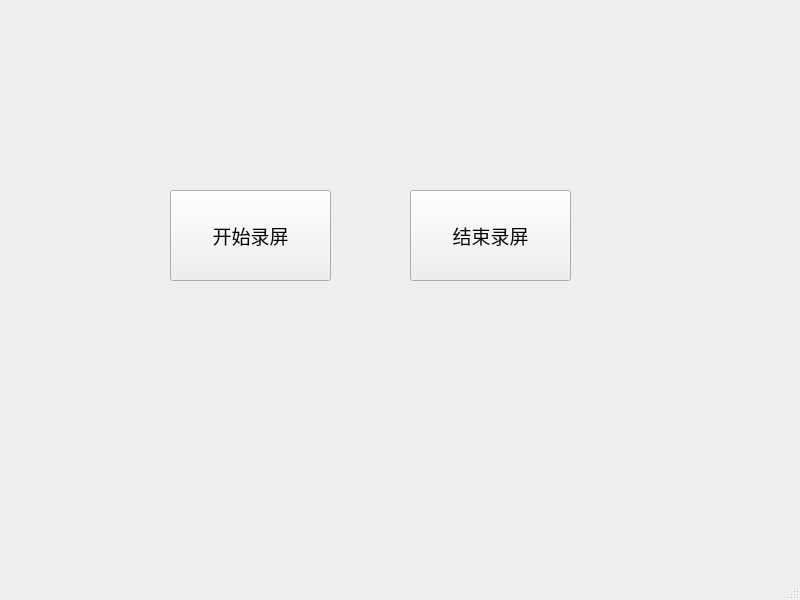
<?xml version="1.0" encoding="UTF-8"?>
<ui version="4.0">
 <class>MainWindow</class>
 <widget class="QMainWindow" name="MainWindow">
  <property name="geometry">
   <rect>
    <x>0</x>
    <y>0</y>
    <width>800</width>
    <height>600</height>
   </rect>
  </property>
  <property name="windowTitle">
   <string>MainWindow</string>
  </property>
  <widget class="QWidget" name="centralwidget">
   <widget class="QPushButton" name="pushButton_start">
    <property name="geometry">
     <rect>
      <x>170</x>
      <y>190</y>
      <width>161</width>
      <height>91</height>
     </rect>
    </property>
    <property name="font">
     <font>
      <family>Adobe Devanagari</family>
      <pointsize>14</pointsize>
     </font>
    </property>
    <property name="text">
     <string>开始录屏</string>
    </property>
   </widget>
   <widget class="QPushButton" name="pushButton_stop">
    <property name="geometry">
     <rect>
      <x>410</x>
      <y>190</y>
      <width>161</width>
      <height>91</height>
     </rect>
    </property>
    <property name="font">
     <font>
      <family>Adobe Devanagari</family>
      <pointsize>14</pointsize>
     </font>
    </property>
    <property name="text">
     <string>结束录屏</string>
    </property>
   </widget>
  </widget>
  <widget class="QMenuBar" name="menubar">
   <property name="geometry">
    <rect>
     <x>0</x>
     <y>0</y>
     <width>800</width>
     <height>26</height>
    </rect>
   </property>
  </widget>
  <widget class="QStatusBar" name="statusbar"/>
 </widget>
 <resources/>
 <connections/>
</ui>
